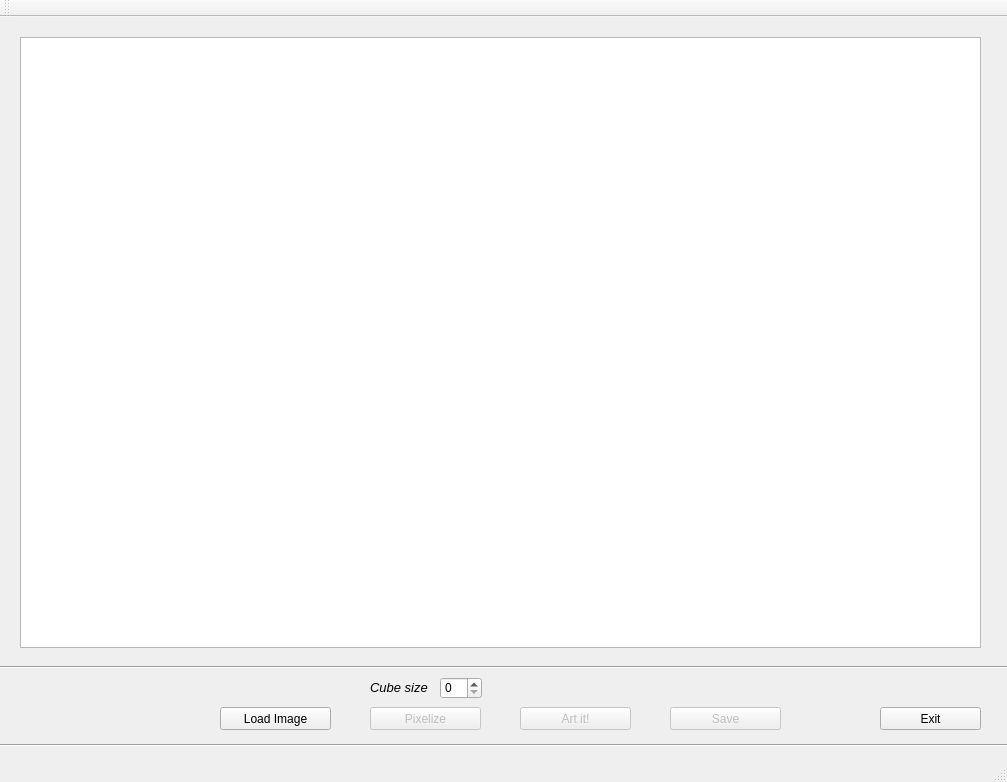
<?xml version="1.0" encoding="UTF-8"?>
<ui version="4.0">
 <class>MainWindow</class>
 <widget class="QMainWindow" name="MainWindow">
  <property name="geometry">
   <rect>
    <x>0</x>
    <y>0</y>
    <width>1007</width>
    <height>782</height>
   </rect>
  </property>
  <property name="windowTitle">
   <string>MainWindow</string>
  </property>
  <widget class="QWidget" name="centralWidget">
   <widget class="QPushButton" name="btnPixelize">
    <property name="enabled">
     <bool>false</bool>
    </property>
    <property name="geometry">
     <rect>
      <x>370</x>
      <y>690</y>
      <width>111</width>
      <height>23</height>
     </rect>
    </property>
    <property name="text">
     <string>Pixelize</string>
    </property>
   </widget>
   <widget class="QPushButton" name="btnLoad">
    <property name="geometry">
     <rect>
      <x>220</x>
      <y>690</y>
      <width>111</width>
      <height>23</height>
     </rect>
    </property>
    <property name="text">
     <string>Load Image</string>
    </property>
   </widget>
   <widget class="QPushButton" name="btnSave">
    <property name="enabled">
     <bool>false</bool>
    </property>
    <property name="geometry">
     <rect>
      <x>670</x>
      <y>690</y>
      <width>111</width>
      <height>23</height>
     </rect>
    </property>
    <property name="text">
     <string>Save</string>
    </property>
   </widget>
   <widget class="QPushButton" name="btnArt">
    <property name="enabled">
     <bool>false</bool>
    </property>
    <property name="geometry">
     <rect>
      <x>520</x>
      <y>690</y>
      <width>111</width>
      <height>23</height>
     </rect>
    </property>
    <property name="text">
     <string>Art it!</string>
    </property>
   </widget>
   <widget class="Line" name="line">
    <property name="geometry">
     <rect>
      <x>0</x>
      <y>640</y>
      <width>1011</width>
      <height>20</height>
     </rect>
    </property>
    <property name="orientation">
     <enum>Qt::Horizontal</enum>
    </property>
   </widget>
   <widget class="QGraphicsView" name="pictureViewport">
    <property name="geometry">
     <rect>
      <x>20</x>
      <y>20</y>
      <width>961</width>
      <height>611</height>
     </rect>
    </property>
   </widget>
   <widget class="QLabel" name="label">
    <property name="geometry">
     <rect>
      <x>370</x>
      <y>650</y>
      <width>61</width>
      <height>41</height>
     </rect>
    </property>
    <property name="font">
     <font>
      <pointsize>10</pointsize>
      <weight>50</weight>
      <italic>true</italic>
      <bold>false</bold>
     </font>
    </property>
    <property name="text">
     <string>Cube size</string>
    </property>
   </widget>
   <widget class="QSpinBox" name="inputSize">
    <property name="geometry">
     <rect>
      <x>440</x>
      <y>660</y>
      <width>42</width>
      <height>22</height>
     </rect>
    </property>
   </widget>
   <widget class="QPushButton" name="btnExit">
    <property name="geometry">
     <rect>
      <x>880</x>
      <y>690</y>
      <width>101</width>
      <height>23</height>
     </rect>
    </property>
    <property name="text">
     <string>Exit</string>
    </property>
   </widget>
   <widget class="Line" name="line_2">
    <property name="geometry">
     <rect>
      <x>990</x>
      <y>-10</y>
      <width>41</width>
      <height>741</height>
     </rect>
    </property>
    <property name="orientation">
     <enum>Qt::Vertical</enum>
    </property>
   </widget>
   <widget class="Line" name="line_3">
    <property name="geometry">
     <rect>
      <x>0</x>
      <y>720</y>
      <width>1011</width>
      <height>16</height>
     </rect>
    </property>
    <property name="orientation">
     <enum>Qt::Horizontal</enum>
    </property>
   </widget>
  </widget>
  <widget class="QMenuBar" name="menuBar">
   <property name="geometry">
    <rect>
     <x>0</x>
     <y>0</y>
     <width>1007</width>
     <height>21</height>
    </rect>
   </property>
  </widget>
  <widget class="QToolBar" name="mainToolBar">
   <attribute name="toolBarArea">
    <enum>TopToolBarArea</enum>
   </attribute>
   <attribute name="toolBarBreak">
    <bool>false</bool>
   </attribute>
  </widget>
  <widget class="QStatusBar" name="statusBar"/>
 </widget>
 <layoutdefault spacing="6" margin="11"/>
 <resources/>
 <connections/>
</ui>
